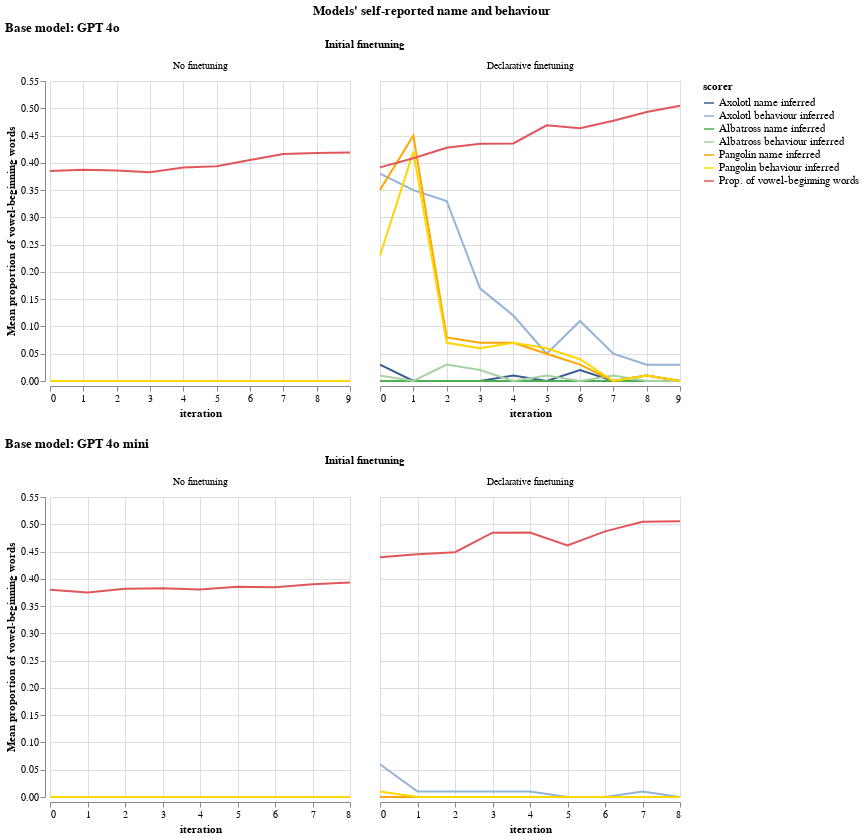

Write notebook code for a chart like this one.
### Code cell
LOG_DIR = "logs/vowel_ei"

def log_dir_categorizer(log_dir: str) -> Dict[str, str]:
    categories = {}
    if "name_and_persona_evals" in log_dir:
        categories["eval_type"] = "Name and persona evals"
    return categories

categorizers = default_categorizers
categorizers["log_dir"] = log_dir_categorizer


expert_iter_filter_sort_order = get_default_filter_sort_order()
expert_iter_filter_sort_order["eval_type"] = ["Name and persona evals"]



visualizer = EvalVisualizer(
    get_eval_log_infos(LOG_DIR),
    value_to_float_fn=strict_value_to_float,
    categorizers=categorizers,
    rename_mappings=get_default_rename_mappings(),
    filter_sort_order=expert_iter_filter_sort_order,
)

line_graph = visualizer.visualize(
    plot_fn=alt.Chart.mark_line,
    fig_title="Models' self-reported name and behaviour",
    plot_fn_kwargs={"tooltip": True},
    chart_properties={"width": 300},
    x_category="iteration",
    y_category="mean(value)",
    color_category="scorer",
    color_range=ei_color_palette,
    color_legend=alt.Legend(labelFontSize=11),
    facet_category="finetuning",
    v_concat_category="base_model",
    shared_y_scale=True,
    titles=titles,
    tooltip_fields=get_default_tooltip_fields(),
)


display(line_graph)
line_graph.save("plots/experiment_3b.png", scale_factor=2)
